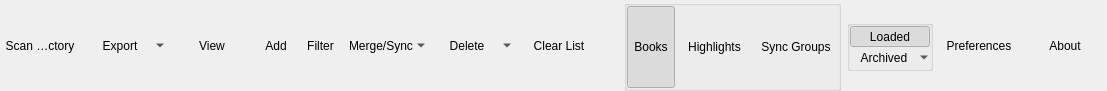
<?xml version="1.0" encoding="UTF-8"?>
<ui version="4.0">
 <class>ToolBar</class>
 <widget class="QWidget" name="ToolBar">
  <property name="geometry">
   <rect>
    <x>0</x>
    <y>0</y>
    <width>1107</width>
    <height>91</height>
   </rect>
  </property>
  <property name="contextMenuPolicy">
   <enum>Qt::PreventContextMenu</enum>
  </property>
  <property name="windowTitle">
   <string/>
  </property>
  <property name="locale">
   <locale language="English" country="UnitedStates"/>
  </property>
  <layout class="QVBoxLayout" name="verticalLayout_2">
   <property name="spacing">
    <number>0</number>
   </property>
   <property name="leftMargin">
    <number>0</number>
   </property>
   <property name="topMargin">
    <number>0</number>
   </property>
   <property name="rightMargin">
    <number>2</number>
   </property>
   <property name="bottomMargin">
    <number>0</number>
   </property>
   <item>
    <widget class="QFrame" name="tool_frame">
     <property name="contextMenuPolicy">
      <enum>Qt::CustomContextMenu</enum>
     </property>
     <property name="toolTip">
      <string>Right-click to change icon size</string>
     </property>
     <property name="statusTip">
      <string>Right-click to change icon size</string>
     </property>
     <layout class="QHBoxLayout" name="horizontalLayout">
      <property name="margin">
       <number>0</number>
      </property>
      <item>
       <widget class="QToolButton" name="scan_btn">
        <property name="sizePolicy">
         <sizepolicy hsizetype="Preferred" vsizetype="Fixed">
          <horstretch>0</horstretch>
          <verstretch>0</verstretch>
         </sizepolicy>
        </property>
        <property name="minimumSize">
         <size>
          <width>80</width>
          <height>0</height>
         </size>
        </property>
        <property name="toolTip">
         <string>Scans a directory for Koreader metadata files
Can also be the eReader's root directory (Ctrl+L)</string>
        </property>
        <property name="statusTip">
         <string>Scans a directory for Koreader metadata files. Can also be the eReader's root directory (Ctrl+L)</string>
        </property>
        <property name="text">
         <string>Scan Directory</string>
        </property>
        <property name="icon">
         <iconset resource="images.qrc">
          <normaloff>:/stuff/folder_reader.png</normaloff>:/stuff/folder_reader.png</iconset>
        </property>
        <property name="iconSize">
         <size>
          <width>48</width>
          <height>48</height>
         </size>
        </property>
        <property name="toolButtonStyle">
         <enum>Qt::ToolButtonTextUnderIcon</enum>
        </property>
        <property name="autoRaise">
         <bool>true</bool>
        </property>
       </widget>
      </item>
      <item>
       <widget class="QToolButton" name="export_btn">
        <property name="sizePolicy">
         <sizepolicy hsizetype="Preferred" vsizetype="Fixed">
          <horstretch>0</horstretch>
          <verstretch>0</verstretch>
         </sizepolicy>
        </property>
        <property name="minimumSize">
         <size>
          <width>80</width>
          <height>0</height>
         </size>
        </property>
        <property name="toolTip">
         <string>Export selected highlights (Ctrl+S)</string>
        </property>
        <property name="statusTip">
         <string>Export selected highlights (Ctrl+S)</string>
        </property>
        <property name="text">
         <string>Export</string>
        </property>
        <property name="icon">
         <iconset resource="images.qrc">
          <normaloff>:/stuff/file_save.png</normaloff>:/stuff/file_save.png</iconset>
        </property>
        <property name="iconSize">
         <size>
          <width>48</width>
          <height>48</height>
         </size>
        </property>
        <property name="popupMode">
         <enum>QToolButton::MenuButtonPopup</enum>
        </property>
        <property name="toolButtonStyle">
         <enum>Qt::ToolButtonTextUnderIcon</enum>
        </property>
        <property name="autoRaise">
         <bool>true</bool>
        </property>
       </widget>
      </item>
      <item>
       <widget class="QToolButton" name="open_btn">
        <property name="sizePolicy">
         <sizepolicy hsizetype="Preferred" vsizetype="Fixed">
          <horstretch>0</horstretch>
          <verstretch>0</verstretch>
         </sizepolicy>
        </property>
        <property name="minimumSize">
         <size>
          <width>80</width>
          <height>0</height>
         </size>
        </property>
        <property name="toolTip">
         <string>View the selected book (Ctrl+B)</string>
        </property>
        <property name="statusTip">
         <string>View the selected book (Ctrl+B)</string>
        </property>
        <property name="text">
         <string>View</string>
        </property>
        <property name="icon">
         <iconset resource="images.qrc">
          <normaloff>:/stuff/files_view.png</normaloff>:/stuff/files_view.png</iconset>
        </property>
        <property name="iconSize">
         <size>
          <width>48</width>
          <height>48</height>
         </size>
        </property>
        <property name="toolButtonStyle">
         <enum>Qt::ToolButtonTextUnderIcon</enum>
        </property>
        <property name="autoRaise">
         <bool>true</bool>
        </property>
       </widget>
      </item>
      <item>
       <widget class="QToolButton" name="add_btn">
        <property name="sizePolicy">
         <sizepolicy hsizetype="Preferred" vsizetype="Fixed">
          <horstretch>0</horstretch>
          <verstretch>0</verstretch>
         </sizepolicy>
        </property>
        <property name="toolTip">
         <string>Add a sync group</string>
        </property>
        <property name="statusTip">
         <string>Add a sync group</string>
        </property>
        <property name="text">
         <string>Add</string>
        </property>
        <property name="icon">
         <iconset resource="images.qrc">
          <normaloff>:/stuff/files_add.png</normaloff>:/stuff/files_add.png</iconset>
        </property>
        <property name="iconSize">
         <size>
          <width>48</width>
          <height>48</height>
         </size>
        </property>
        <property name="checked">
         <bool>false</bool>
        </property>
        <property name="toolButtonStyle">
         <enum>Qt::ToolButtonTextUnderIcon</enum>
        </property>
        <property name="autoRaise">
         <bool>true</bool>
        </property>
       </widget>
      </item>
      <item>
       <widget class="QToolButton" name="filter_btn">
        <property name="sizePolicy">
         <sizepolicy hsizetype="Preferred" vsizetype="Fixed">
          <horstretch>0</horstretch>
          <verstretch>0</verstretch>
         </sizepolicy>
        </property>
        <property name="toolTip">
         <string>Open the filtering popup (Alt+F)</string>
        </property>
        <property name="statusTip">
         <string>Open the filtering popup (Alt+F)</string>
        </property>
        <property name="text">
         <string>Filter</string>
        </property>
        <property name="icon">
         <iconset resource="images.qrc">
          <normaloff>:/stuff/filter.png</normaloff>:/stuff/filter.png</iconset>
        </property>
        <property name="iconSize">
         <size>
          <width>48</width>
          <height>48</height>
         </size>
        </property>
        <property name="shortcut">
         <string>Alt+F</string>
        </property>
        <property name="checkable">
         <bool>true</bool>
        </property>
        <property name="checked">
         <bool>false</bool>
        </property>
        <property name="toolButtonStyle">
         <enum>Qt::ToolButtonTextUnderIcon</enum>
        </property>
        <property name="autoRaise">
         <bool>true</bool>
        </property>
       </widget>
      </item>
      <item>
       <widget class="QToolButton" name="merge_btn">
        <property name="sizePolicy">
         <sizepolicy hsizetype="Preferred" vsizetype="Fixed">
          <horstretch>0</horstretch>
          <verstretch>0</verstretch>
         </sizepolicy>
        </property>
        <property name="minimumSize">
         <size>
          <width>80</width>
          <height>0</height>
         </size>
        </property>
        <property name="toolTip">
         <string>Merge the highlights from the same book in two different
devices, and/or sync their reading position.
Activated only if two entries of the same book are selected.</string>
        </property>
        <property name="statusTip">
         <string>Merge the highlights from the same book in two different devices, and/or sync their reading position. Activated only if two entries of the same book are selected.</string>
        </property>
        <property name="text">
         <string>Merge/Sync</string>
        </property>
        <property name="icon">
         <iconset resource="images.qrc">
          <normaloff>:/stuff/files_merge.png</normaloff>:/stuff/files_merge.png</iconset>
        </property>
        <property name="iconSize">
         <size>
          <width>48</width>
          <height>48</height>
         </size>
        </property>
        <property name="popupMode">
         <enum>QToolButton::MenuButtonPopup</enum>
        </property>
        <property name="toolButtonStyle">
         <enum>Qt::ToolButtonTextUnderIcon</enum>
        </property>
        <property name="autoRaise">
         <bool>true</bool>
        </property>
       </widget>
      </item>
      <item>
       <widget class="QToolButton" name="delete_btn">
        <property name="sizePolicy">
         <sizepolicy hsizetype="Preferred" vsizetype="Fixed">
          <horstretch>0</horstretch>
          <verstretch>0</verstretch>
         </sizepolicy>
        </property>
        <property name="minimumSize">
         <size>
          <width>80</width>
          <height>0</height>
         </size>
        </property>
        <property name="toolTip">
         <string>Delete selected</string>
        </property>
        <property name="text">
         <string>Delete</string>
        </property>
        <property name="icon">
         <iconset resource="images.qrc">
          <normaloff>:/stuff/files_delete.png</normaloff>:/stuff/files_delete.png</iconset>
        </property>
        <property name="iconSize">
         <size>
          <width>48</width>
          <height>48</height>
         </size>
        </property>
        <property name="popupMode">
         <enum>QToolButton::MenuButtonPopup</enum>
        </property>
        <property name="toolButtonStyle">
         <enum>Qt::ToolButtonTextUnderIcon</enum>
        </property>
        <property name="autoRaise">
         <bool>true</bool>
        </property>
       </widget>
      </item>
      <item>
       <widget class="QToolButton" name="clear_btn">
        <property name="sizePolicy">
         <sizepolicy hsizetype="Preferred" vsizetype="Fixed">
          <horstretch>0</horstretch>
          <verstretch>0</verstretch>
         </sizepolicy>
        </property>
        <property name="minimumSize">
         <size>
          <width>80</width>
          <height>0</height>
         </size>
        </property>
        <property name="toolTip">
         <string>Clear the list's entries (Ctrl+Backspace)</string>
        </property>
        <property name="statusTip">
         <string>Clear the list's entries (Ctrl+Backspace)</string>
        </property>
        <property name="text">
         <string>Clear List</string>
        </property>
        <property name="icon">
         <iconset resource="images.qrc">
          <normaloff>:/stuff/trash.png</normaloff>:/stuff/trash.png</iconset>
        </property>
        <property name="iconSize">
         <size>
          <width>48</width>
          <height>48</height>
         </size>
        </property>
        <property name="toolButtonStyle">
         <enum>Qt::ToolButtonTextUnderIcon</enum>
        </property>
        <property name="autoRaise">
         <bool>true</bool>
        </property>
       </widget>
      </item>
      <item>
       <spacer name="horizontalSpacer">
        <property name="orientation">
         <enum>Qt::Horizontal</enum>
        </property>
        <property name="sizeHint" stdset="0">
         <size>
          <width>86</width>
          <height>20</height>
         </size>
        </property>
       </spacer>
      </item>
      <item>
       <widget class="QGroupBox" name="view_grp">
        <layout class="QHBoxLayout" name="horizontalLayout_3">
         <property name="margin">
          <number>0</number>
         </property>
         <item>
          <widget class="QToolButton" name="books_view_btn">
           <property name="sizePolicy">
            <sizepolicy hsizetype="Preferred" vsizetype="Preferred">
             <horstretch>0</horstretch>
             <verstretch>0</verstretch>
            </sizepolicy>
           </property>
           <property name="toolTip">
            <string>Books View</string>
           </property>
           <property name="statusTip">
            <string>Books View</string>
           </property>
           <property name="text">
            <string>Books</string>
           </property>
           <property name="icon">
            <iconset resource="images.qrc">
             <normaloff>:/stuff/view_books.png</normaloff>:/stuff/view_books.png</iconset>
           </property>
           <property name="iconSize">
            <size>
             <width>48</width>
             <height>48</height>
            </size>
           </property>
           <property name="checkable">
            <bool>true</bool>
           </property>
           <property name="checked">
            <bool>true</bool>
           </property>
           <property name="autoExclusive">
            <bool>true</bool>
           </property>
           <property name="toolButtonStyle">
            <enum>Qt::ToolButtonTextUnderIcon</enum>
           </property>
           <property name="autoRaise">
            <bool>true</bool>
           </property>
          </widget>
         </item>
         <item>
          <widget class="QToolButton" name="high_view_btn">
           <property name="sizePolicy">
            <sizepolicy hsizetype="Preferred" vsizetype="Preferred">
             <horstretch>0</horstretch>
             <verstretch>0</verstretch>
            </sizepolicy>
           </property>
           <property name="toolTip">
            <string>Highlights View</string>
           </property>
           <property name="statusTip">
            <string>Highlights View</string>
           </property>
           <property name="text">
            <string>Highlights</string>
           </property>
           <property name="icon">
            <iconset resource="images.qrc">
             <normaloff>:/stuff/view-highlights.png</normaloff>:/stuff/view-highlights.png</iconset>
           </property>
           <property name="iconSize">
            <size>
             <width>48</width>
             <height>48</height>
            </size>
           </property>
           <property name="checkable">
            <bool>true</bool>
           </property>
           <property name="autoExclusive">
            <bool>true</bool>
           </property>
           <property name="toolButtonStyle">
            <enum>Qt::ToolButtonTextUnderIcon</enum>
           </property>
           <property name="autoRaise">
            <bool>true</bool>
           </property>
          </widget>
         </item>
         <item>
          <widget class="QToolButton" name="sync_view_btn">
           <property name="sizePolicy">
            <sizepolicy hsizetype="Preferred" vsizetype="Preferred">
             <horstretch>0</horstretch>
             <verstretch>0</verstretch>
            </sizepolicy>
           </property>
           <property name="toolTip">
            <string>Sync Groups View</string>
           </property>
           <property name="statusTip">
            <string>Sync Groups View</string>
           </property>
           <property name="text">
            <string>Sync Groups</string>
           </property>
           <property name="icon">
            <iconset resource="images.qrc">
             <normaloff>:/stuff/view-sync.png</normaloff>:/stuff/view-sync.png</iconset>
           </property>
           <property name="iconSize">
            <size>
             <width>48</width>
             <height>48</height>
            </size>
           </property>
           <property name="checkable">
            <bool>true</bool>
           </property>
           <property name="autoExclusive">
            <bool>true</bool>
           </property>
           <property name="toolButtonStyle">
            <enum>Qt::ToolButtonTextUnderIcon</enum>
           </property>
           <property name="autoRaise">
            <bool>true</bool>
           </property>
          </widget>
         </item>
        </layout>
       </widget>
      </item>
      <item>
       <widget class="QGroupBox" name="mode_grp">
        <property name="sizePolicy">
         <sizepolicy hsizetype="Preferred" vsizetype="Fixed">
          <horstretch>0</horstretch>
          <verstretch>0</verstretch>
         </sizepolicy>
        </property>
        <layout class="QVBoxLayout" name="verticalLayout">
         <property name="spacing">
          <number>0</number>
         </property>
         <property name="margin">
          <number>0</number>
         </property>
         <item>
          <widget class="QToolButton" name="loaded_btn">
           <property name="sizePolicy">
            <sizepolicy hsizetype="Preferred" vsizetype="Fixed">
             <horstretch>0</horstretch>
             <verstretch>0</verstretch>
            </sizepolicy>
           </property>
           <property name="minimumSize">
            <size>
             <width>80</width>
             <height>0</height>
            </size>
           </property>
           <property name="toolTip">
            <string>Show the loaded files</string>
           </property>
           <property name="statusTip">
            <string>Show the loaded files</string>
           </property>
           <property name="text">
            <string>Loaded</string>
           </property>
           <property name="icon">
            <iconset resource="images.qrc">
             <normaloff>:/stuff/books.png</normaloff>:/stuff/books.png</iconset>
           </property>
           <property name="iconSize">
            <size>
             <width>24</width>
             <height>24</height>
            </size>
           </property>
           <property name="checkable">
            <bool>true</bool>
           </property>
           <property name="checked">
            <bool>true</bool>
           </property>
           <property name="autoExclusive">
            <bool>true</bool>
           </property>
           <property name="toolButtonStyle">
            <enum>Qt::ToolButtonTextBesideIcon</enum>
           </property>
           <property name="autoRaise">
            <bool>true</bool>
           </property>
          </widget>
         </item>
         <item>
          <widget class="XToolButton" name="db_btn">
           <property name="sizePolicy">
            <sizepolicy hsizetype="Preferred" vsizetype="Fixed">
             <horstretch>0</horstretch>
             <verstretch>0</verstretch>
            </sizepolicy>
           </property>
           <property name="minimumSize">
            <size>
             <width>80</width>
             <height>0</height>
            </size>
           </property>
           <property name="toolTip">
            <string>Show the archived files in the database
(Right click for database actions menu)</string>
           </property>
           <property name="statusTip">
            <string>Show the archived files in the database (Right click for database actions menu)</string>
           </property>
           <property name="text">
            <string>Archived</string>
           </property>
           <property name="icon">
            <iconset resource="images.qrc">
             <normaloff>:/stuff/db.png</normaloff>:/stuff/db.png</iconset>
           </property>
           <property name="iconSize">
            <size>
             <width>24</width>
             <height>24</height>
            </size>
           </property>
           <property name="checkable">
            <bool>true</bool>
           </property>
           <property name="autoExclusive">
            <bool>true</bool>
           </property>
           <property name="popupMode">
            <enum>QToolButton::MenuButtonPopup</enum>
           </property>
           <property name="toolButtonStyle">
            <enum>Qt::ToolButtonTextBesideIcon</enum>
           </property>
           <property name="autoRaise">
            <bool>true</bool>
           </property>
          </widget>
         </item>
        </layout>
       </widget>
      </item>
      <item>
       <widget class="QToolButton" name="prefs_btn">
        <property name="sizePolicy">
         <sizepolicy hsizetype="Preferred" vsizetype="Fixed">
          <horstretch>0</horstretch>
          <verstretch>0</verstretch>
         </sizepolicy>
        </property>
        <property name="minimumSize">
         <size>
          <width>80</width>
          <height>0</height>
         </size>
        </property>
        <property name="toolTip">
         <string>User Preferences (Ctrl+P)</string>
        </property>
        <property name="statusTip">
         <string>User Preferences (Ctrl+P)</string>
        </property>
        <property name="text">
         <string>Preferences</string>
        </property>
        <property name="icon">
         <iconset resource="images.qrc">
          <normaloff>:/stuff/prefs.png</normaloff>:/stuff/prefs.png</iconset>
        </property>
        <property name="iconSize">
         <size>
          <width>48</width>
          <height>48</height>
         </size>
        </property>
        <property name="shortcut">
         <string>Ctrl+P</string>
        </property>
        <property name="toolButtonStyle">
         <enum>Qt::ToolButtonTextUnderIcon</enum>
        </property>
        <property name="autoRaise">
         <bool>true</bool>
        </property>
       </widget>
      </item>
      <item>
       <widget class="QToolButton" name="about_btn">
        <property name="sizePolicy">
         <sizepolicy hsizetype="Preferred" vsizetype="Fixed">
          <horstretch>0</horstretch>
          <verstretch>0</verstretch>
         </sizepolicy>
        </property>
        <property name="minimumSize">
         <size>
          <width>80</width>
          <height>0</height>
         </size>
        </property>
        <property name="toolTip">
         <string>Info about KoHighlights (Ctrl+I)</string>
        </property>
        <property name="statusTip">
         <string>Info about KoHighlights (Ctrl+I)</string>
        </property>
        <property name="text">
         <string>About</string>
        </property>
        <property name="icon">
         <iconset resource="images.qrc">
          <normaloff>:/stuff/logo64.png</normaloff>:/stuff/logo64.png</iconset>
        </property>
        <property name="iconSize">
         <size>
          <width>48</width>
          <height>48</height>
         </size>
        </property>
        <property name="toolButtonStyle">
         <enum>Qt::ToolButtonTextUnderIcon</enum>
        </property>
        <property name="autoRaise">
         <bool>true</bool>
        </property>
       </widget>
      </item>
     </layout>
    </widget>
   </item>
  </layout>
 </widget>
 <customwidgets>
  <customwidget>
   <class>XToolButton</class>
   <extends>QToolButton</extends>
   <header>secondary</header>
  </customwidget>
 </customwidgets>
 <resources>
 <include location="images.qrc"/>
 </resources>
 <connections/>
</ui>
